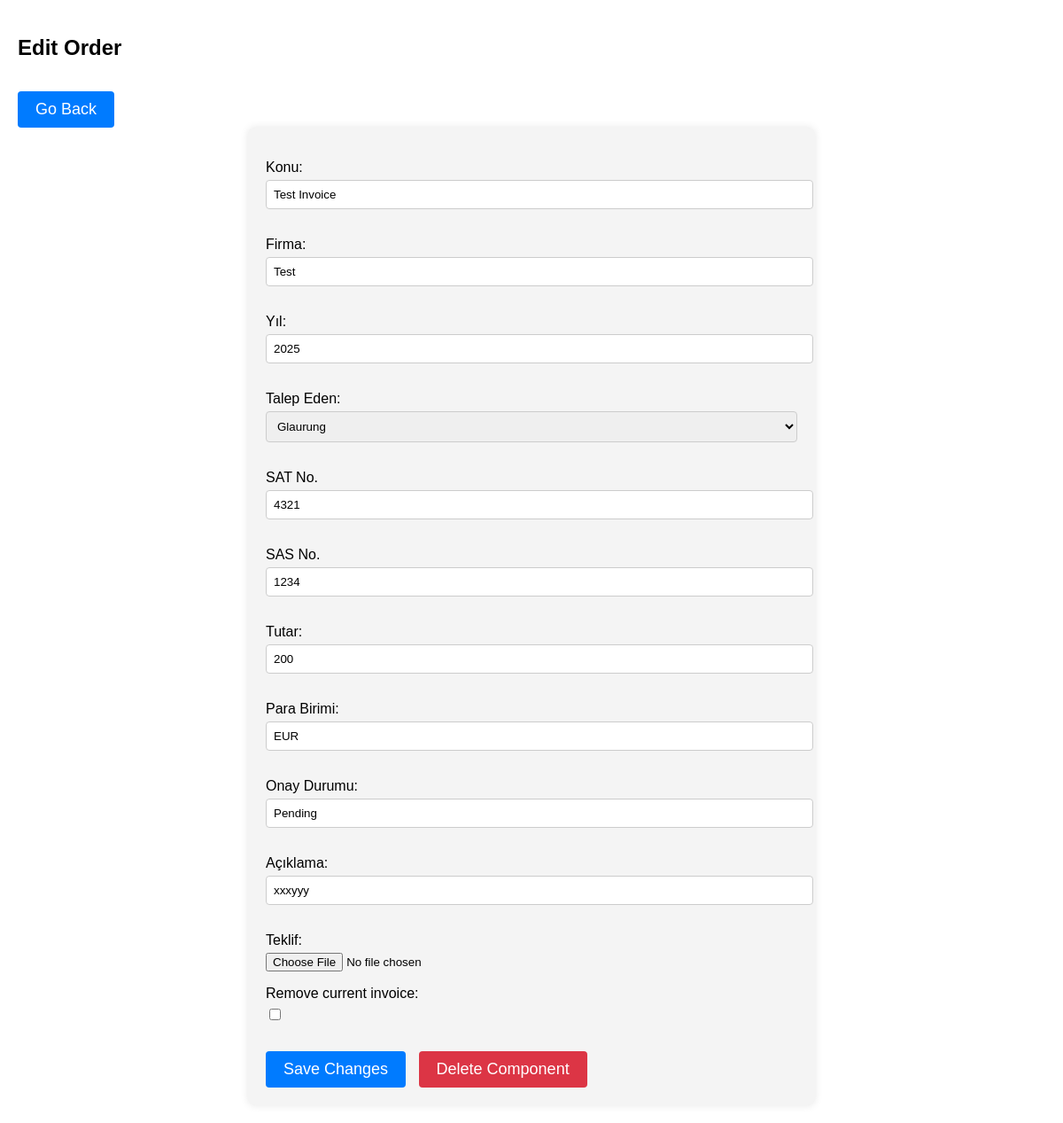
The page /UserAuth/account/edit_account/238/ (signed in) on the database its author committed.
### Tasks/models.py (models this page shows, shortened)
class Account(models.Model):
    Topic = models.CharField(max_length=100, verbose_name="Konu")
    Company = models.CharField(max_length=100, verbose_name="Firma")
    Month = models.DateField(auto_now_add=True,verbose_name="Tarih")
    Year = models.CharField(max_length=100, verbose_name="Yıl")
    Requester = models.ForeignKey("auth.User",on_delete = models.PROTECT,default = 1,verbose_name='Talep Eden')
    SAT = models.CharField(max_length=100, verbose_name="SAT No.")
    SAS = models.CharField(max_length=100, verbose_name="SAS No.")
    Amount = models.CharField(max_length=100, verbose_name="Tutar")
    Currency = models.CharField(max_length=100, verbose_name="Para Birimi")
    Status = models.CharField(max_length=100, verbose_name="Onay Durumu")
    Comments = models.CharField(max_length=200, verbose_name="Açıklama")
    Order = models.FileField(upload_to=order_upload_to, verbose_name="Teklif", null=True, blank=True)

### UserAuth/views.py (the view)
# urls.py: path('account/edit_account/<int:id>/',views.edit_account, name='edit_accounts'),
@login_required(login_url='UserAuth:login')
def edit_account(request, id):
    account = get_object_or_404(Account, id=id)
    if not request.user.is_superuser:
        return render(request, 'accounts.html')
    if request.method == 'POST':
        form = AccountAdminForm(request.POST, request.FILES, instance=account)
        if form.is_valid():
            form.save()
            return redirect('UserAuth:accounts')
    else:
        form = AccountAdminForm(instance=account)
    return render (request, 'edit_accounts.html', {'form': form, 'editable': True})

### Tasks/forms.py (shortened to what this page needs)
class AccountAdminForm(forms.ModelForm):
    remove_order = forms.BooleanField(required=False, label='Remove current invoice')
    class Meta:
        model = Account
        widgets = {
            'Order': forms.FileInput(),
        }
        fields = '__all__'
    def __init__(self, *args, **kwargs):
        super(AccountAdminForm, self).__init__(*args, **kwargs)
        if self.instance and self.instance.pk:
            if self.instance.Order:
                self.download_url = reverse('UserAuth:download_order', args=[self.instance.pk])

### templates/edit_accounts.html (shortened to what this page needs)
<!DOCTYPE html>
<html lang="en">
<head>
</head>
<body>
<h2>Edit Order</h2>
<button type="button" onclick="window.history.back();">Go Back</button>
<form method="post" enctype="multipart/form-data">
    {{ form.as_p }}
    <button type="submit">Save Changes</button>
    <button type="reset" onclick="deleteRequest()">Delete Component</button>
</form>
</body>
</html>

### rows shown on the page
Account: Topic "Test Invoice", Company "Test", Year "2025", Requester "Glaurung", SAT "4321", SAS "1234", Amount "200", Currency "EUR", Status "Pending", Comments "xxxyyy"
